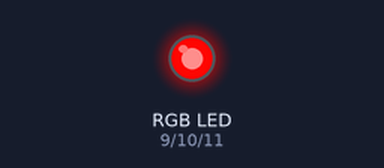
A sketch run on a simulated Arduino Uno, built with avr-gcc and run on an emulated ATmega328P. Shown: an RGB LED mixed from three pins (HIGH = lit). Dim RGB values are drawn brighter than linear.

Above: at 0.15 s.
At 4.95 s:
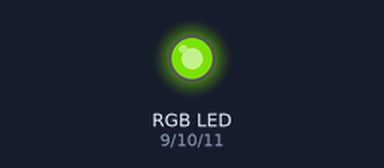
At 10.06 s:
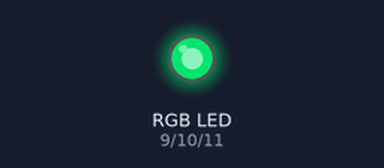
At 19.97 s:
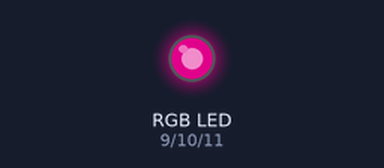
At 29.67 s:
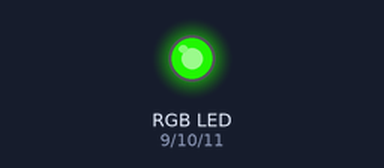
At 39.58 s:
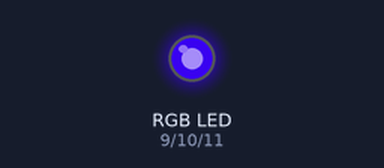
Timing chart, 0 to 40.0 s (numbered marks = the images above):
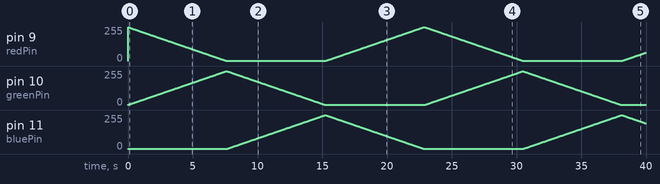

The sketch:

RGB_LED_CrossFade.ino
```cpp
/*
* Code for cross-fading 3 LEDs, red, green and blue, or one tri-color LED, using PWM
* The program cross-fades slowly from red to green, green to blue, and blue to red
* The debugging code assumes Arduino 0004, as it uses the new Serial.begin()-style functions
* Clay Shirky <clay.shirky@nyu.edu>
*/

// Output
int redPin   = 9;   // Red LED,   connected to digital pin 9
int greenPin = 10;  // Green LED, connected to digital pin 10
int bluePin  = 11;  // Blue LED,  connected to digital pin 11

// Program variables
int redVal   = 255; // Variables to store the values to send to the pins
int greenVal = 1;   // Initial values are Red full, Green and Blue off
int blueVal  = 1;

int i = 0;     // Loop counter
int wait = 30; // 30ms (.03 second) delay; shorten for faster fades
//int DEBUG = 0; // DEBUG counter; if set to 1, will write values back via serial

void setup()
{
  pinMode(redPin,   OUTPUT);   // sets the pins as output
  pinMode(greenPin, OUTPUT);
  pinMode(bluePin,  OUTPUT);
 // if (DEBUG) {           // If we want to see the pin values for debugging...
 //   Serial.begin(9600);  // ...set up the serial ouput on 0004 style
  //}
}

// Main program
void loop()
{
  i += 1;      // Increment counter
  if (i < 255) // First phase of fades
  {
    redVal   -= 1; // Red down
    greenVal += 1; // Green up
    blueVal   = 1; // Blue low

  }
  else if (i < 509) // Second phase of fades
  {
    redVal    = 1; // Red low
    greenVal -= 1; // Green down
    blueVal  += 1; // Blue up
  }
  else if (i < 763) // Third phase of fades
  {
    redVal  += 1; // Red up
    greenVal = 1; // Green low
    blueVal -= 1; // Blue down
  }
  else // Re-set the counter, and start the fades again
  {
    i = 1;
  }

  analogWrite(redPin,   redVal);   // Write current values to LED pins
  analogWrite(greenPin, greenVal);
  analogWrite(bluePin,  blueVal);
  delay(wait); // Pause for 'wait' milliseconds before resuming the loop
//
//  if (DEBUG) { // If we want to read the output
//    DEBUG += 1;     // Increment the DEBUG counter
//    if (DEBUG > 10) // Print every 10 loops
//    {
//      DEBUG = 1;     // Reset the counter
//
//      Serial.print(i);       // Serial commands in 0004 style
//      Serial.print("\t");    // Print a tab
//      Serial.print("R:");    // Indicate that output is red value
//      Serial.print(redVal);  // Print red value
//      Serial.print("\t");    // Print a tab
//      Serial.print("G:");    // Repeat for green and blue...
//      Serial.print(greenVal);
//      Serial.print("\t");
//      Serial.print("B:");
//      Serial.println(blueVal); // println, to end with a carriage return
//    }
//  }

}
```
